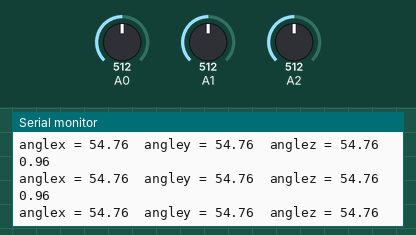
Recording of a sketch running on a simulated Arduino Uno, built with avr-gcc and run on an emulated ATmega328P. Parts: the last lines printed to the serial monitor. The inputs (shaded band) are chosen by the test bench; at power-on: A0 = 512, A1 = 512, A2 = 512.

Above: at 1.2 s.
1.3 s: A0 set to 716
At 1.72 s:
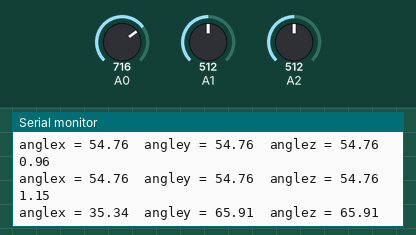
2.8 s: A1 set to 716
At 2.94 s:
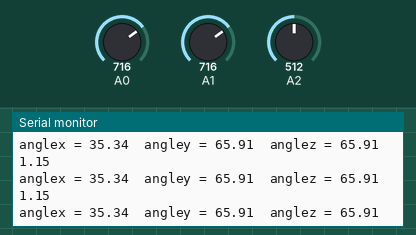
4.3 s: A2 set to 306
At 4.45 s:
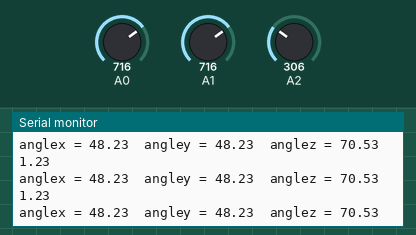
5.8 s: A0 set to 900
At 5.97 s:
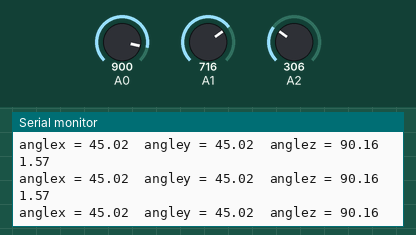
7.3 s: A1 set to 900
At 7.49 s:
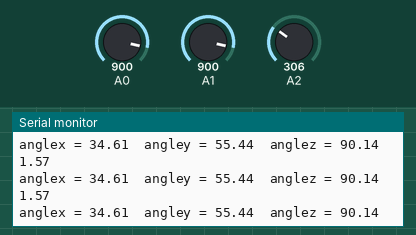
8.8 s: A2 set to 122
At 9.0 s:
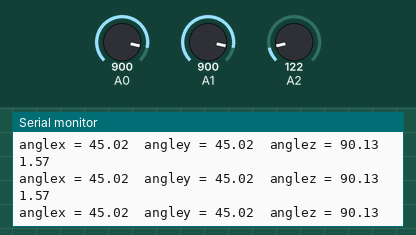
Timing chart, 0 to 11.3 s (numbered marks = the images above; inputs shaded):
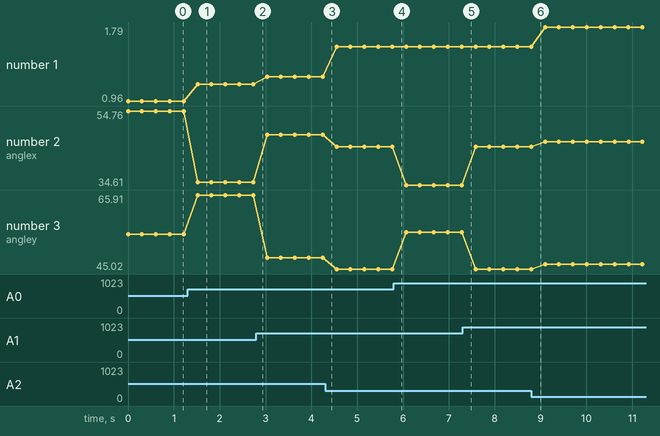

Measured:
- after the input at 1.3 s, the serial monitor: prints a new line after 0.22 s (image 1)
- plotted number 1: 0.96 → 1.15 after the input at 1.3 s, 1.15 → 1.23 after the input at 2.8 s, 1.23 → 1.57 after the input at 4.3 s, 1.57 → 1.79 after the input at 8.8 s
- plotted number 2: 54.76 → 35.34 after the input at 1.3 s, 35.34 → 48.23 after the input at 2.8 s, 48.23 → 45.02 after the input at 4.3 s, 45.02 → 34.61 after the input at 5.8 s, 45.02 → 46.36 after the input at 8.8 s
- plotted number 3: 54.76 → 65.91 after the input at 1.3 s, 65.91 → 48.23 after the input at 2.8 s, 48.23 → 45.02 after the input at 4.3 s, 45.02 → 55.44 after the input at 5.8 s, 45.02 → 46.36 after the input at 8.8 s

The sketch:

ADXL335.ino
```cpp
float Vzerog = 1.5;//ADXL335 三轴加速度计 0g 基准电压典型值
int Sensitivity = 300;//ADXL335 三轴加速度计灵敏度参数典型值
void setup()
{
    Serial.begin(115200);
}
void loop()
{
  //获取ADLX335三轴加速度计模拟量
  int x = analogRead(A0);
  int y = analogRead(A1);
  int z = analogRead(A2);
 //将模拟量转换成电压值
  float vx = x * 5.0/1024.0;
  float vy = y * 5.0/1024.0;
  float vz = z * 5.0/1024.0;
 //将模拟量转换成每个轴向的g值,1.5是三轴加速度计的0g基准电压,单位为V,300是三轴加速度计的灵敏度,单位是mv/g
  float Rx = (vx - Vzerog)/(Sensitivity / 1000.0);
  float Ry = (vy - Vzerog)/(Sensitivity / 1000.0);
  float Rz = (vz - Vzerog)/(Sensitivity / 1000.0);
 //得出重力加速度g值大小
  float R = sqrt(pow(Rx,2) + pow(Ry,2) + pow(Rz,2));
 //计算与三轴的夹角对应弧度值
  float Axr = acos(Rx/R);
  float Ayr = acos(Ry/R);
  float Azr = acos(Rz/R);
  Serial.println(Azr);
 //将水平弧度值转换为对应角度,并通过串口打印
  float anglex = 180.0 * Axr / 3.14;
  float angley = 180.0 * Ayr / 3.14;
  float anglez = 180.0 * Azr / 3.14;
  Serial.print("anglex = ");
  Serial.print(anglex);
  Serial.print("  angley = ");
  Serial.print(angley);
  Serial.print("  anglez = ");
  Serial.println(anglez);
  delay(300);
 }
```
